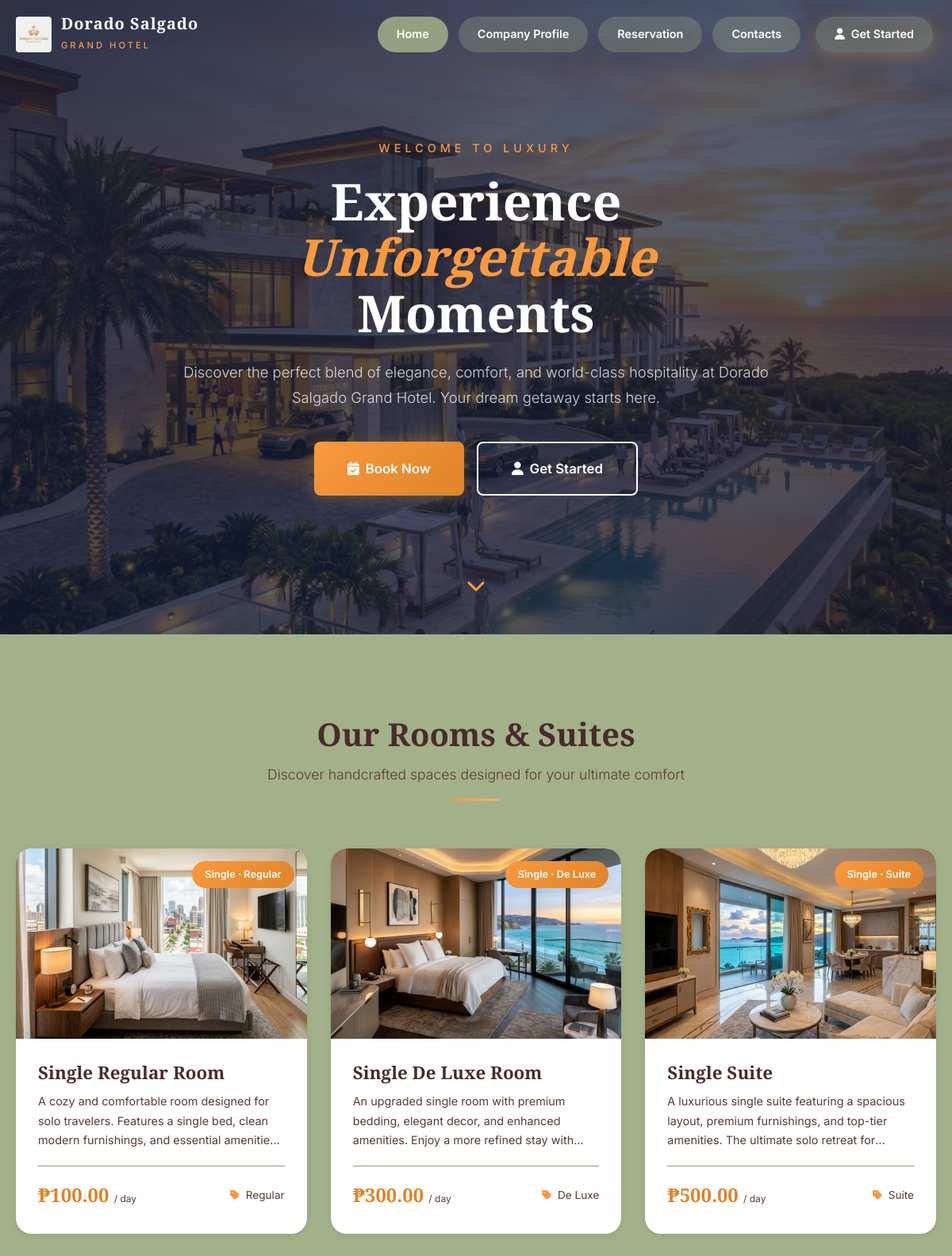
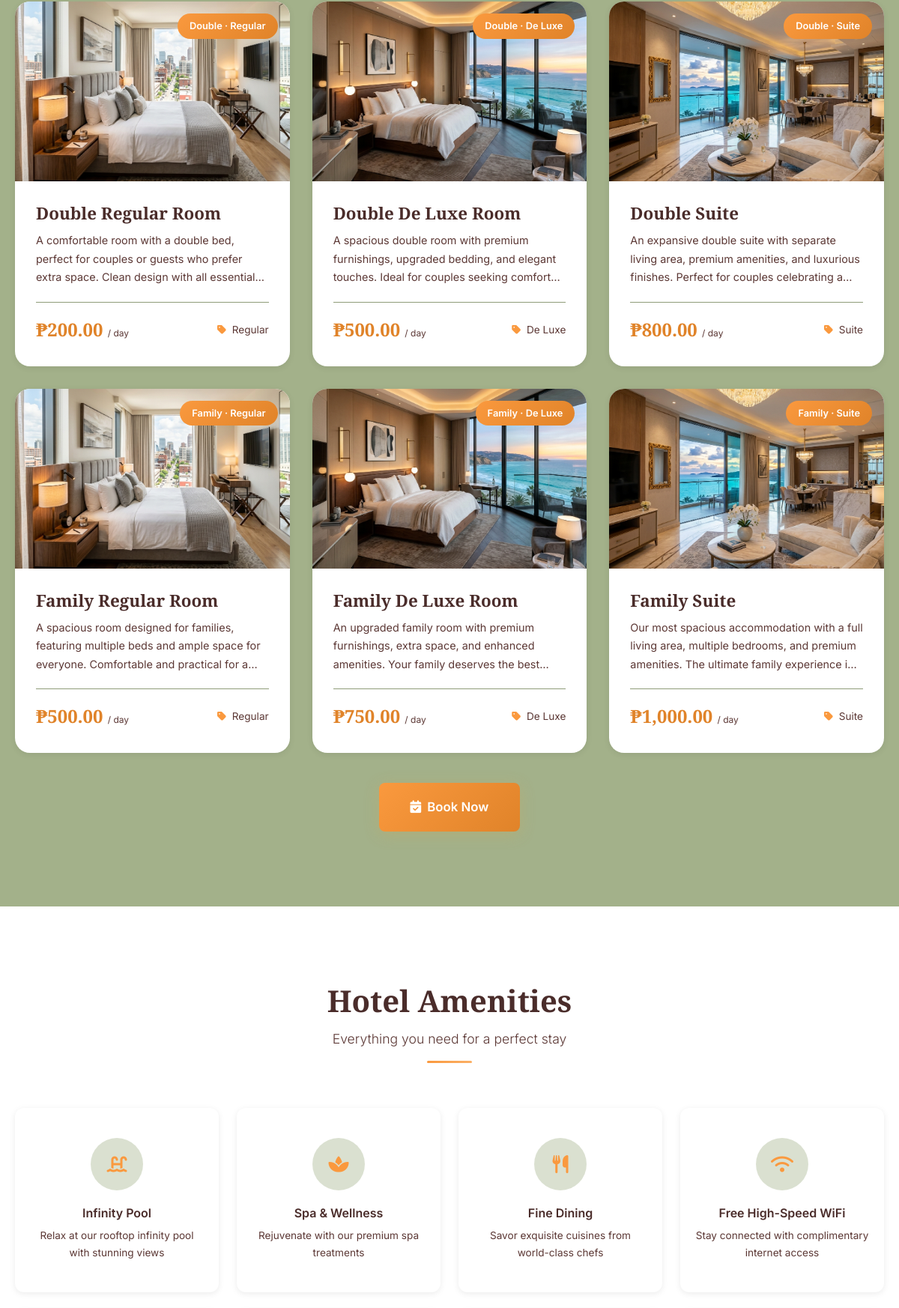
The page / (upper part) on the database its author committed (2 pictures, top to bottom).
### tables this page shows
CREATE TABLE rooms (
    id INT AUTO_INCREMENT PRIMARY KEY,
    name VARCHAR(100) NOT NULL,
    capacity_type ENUM('Single','Double','Family') NOT NULL,
    room_type ENUM('Regular','De Luxe','Suite') NOT NULL,
    description TEXT,
    price DECIMAL(10,2) NOT NULL,
    image VARCHAR(255),
    amenities TEXT,
    created_at TIMESTAMP DEFAULT CURRENT_TIMESTAMP
);

### includes/functions.php (called while the page is built, shortened)
<?php
require_once __DIR__ . '/../config/database.php';
function getAllRooms() {
    global $pdo;
    $stmt = $pdo->query("SELECT * FROM rooms ORDER BY FIELD(capacity_type,'Single','Double','Family'), FIELD(room_type,'Regular','De Luxe','Suite')");
    return $stmt->fetchAll(PDO::FETCH_ASSOC);
}
function isGuestLoggedIn() {
    return isset($_SESSION['guest_id']);
}
?>

### index.php (the view, shortened to what this page needs)
<?php
require_once 'includes/functions.php';
$rooms = getAllRooms();
include 'includes/header.php';
?>
<section class="hero">
    <div class="hero-bg" style="background-image: url('assets/images/hero.png');"></div>
    <div class="hero-content">
        <p class="tagline">Welcome to Luxury</p>
        <h2>Experience <span>Unforgettable</span> Moments</h2>
        <p>Discover the perfect blend of elegance, comfort, and world-class hospitality at Dorado Salgado Grand Hotel. Your dream getaway starts here.</p>
        <div class="hero-buttons">
            <a href="reservation.php" class="btn btn-primary btn-lg"><i class="fas fa-calendar-check"></i> Book Now</a>
            <?php if (!isGuestLoggedIn()): ?>
                <a href="login.php" class="btn btn-secondary btn-lg"><i class="fas fa-user"></i> Get Started</a>
            <?php else: ?>
                <a href="my-bookings.php" class="btn btn-secondary btn-lg"><i class="fas fa-calendar-alt"></i> My Bookings</a>
            <?php endif; ?>
        </div>
    </div>
    <div class="hero-scroll"><a href="#rooms"><i class="fas fa-chevron-down"></i></a></div>
</section>
<section class="section" id="rooms">
    <div class="container">
        <div class="section-header">
            <h2>Our Rooms & Suites</h2>
            <p class="subtitle">Discover handcrafted spaces designed for your ultimate comfort</p>
            <div class="gold-line"></div>
        </div>
        <div class="rooms-grid">
            <?php foreach ($rooms as $room): ?>
            <div class="room-card fade-in-up">
                <div class="room-image">
                    <img src="<?php echo htmlspecialchars($room['image']); ?>" alt="<?php echo htmlspecialchars($room['name']); ?>">
                    <span class="room-badge"><?php echo htmlspecialchars($room['capacity_type']); ?> · <?php echo htmlspecialchars($room['room_type']); ?></span>
                </div>
                <div class="room-details">
                    <h3><?php echo htmlspecialchars($room['name']); ?></h3>
                    <p><?php echo htmlspecialchars($room['description']); ?></p>
                    <div class="room-meta">
                        <div class="room-price">₱<?php echo number_format($room['price'], 2); ?> <small>/ day</small></div>
                        <div class="room-capacity"><i class="fas fa-tag"></i> <?php echo htmlspecialchars($room['room_type']); ?></div>
                    </div>
                </div>
            </div>
            <?php endforeach; ?>
        </div>
        <div style="text-align:center; margin-top:40px;">
            <a href="reservation.php" class="btn btn-primary btn-lg"><i class="fas fa-calendar-check"></i> Book Now</a>
        </div>
    </div>
</section>
<section class="section" style="background: var(--white);">
    <div class="container">
        <div class="section-header">
            <h2>Hotel Amenities</h2>
            <p class="subtitle">Everything you need for a perfect stay</p>
            <div class="gold-line"></div>
        </div>
        <div class="amenities-grid">
            <div class="amenity-card">
                <div class="amenity-icon"><i class="fas fa-swimming-pool"></i></div>
                <h4>Infinity Pool</h4>
                <p>Relax at our rooftop infinity pool with stunning views</p>
            </div>
            <div class="amenity-card">
                <div class="amenity-icon"><i class="fas fa-spa"></i></div>
                <h4>Spa & Wellness</h4>
                <p>Rejuvenate with our premium spa treatments</p>
            </div>
            <div class="amenity-card">
                <div class="amenity-icon"><i class="fas fa-utensils"></i></div>
                <h4>Fine Dining</h4>
                <p>Savor exquisite cuisines from world-class chefs</p>
            </div>
            <div class="amenity-card">
                <div class="amenity-icon"><i class="fas fa-wifi"></i></div>
                <h4>Free High-Speed WiFi</h4>
                <p>Stay connected with complimentary internet access</p>
            </div>
        </div>
    </div>
</section>
<?php include 'includes/footer.php'; ?>

### styles/style.css (style rules this page uses)
:root { --navy: #4a2c2a; --navy-light: #5c3835; --navy-dark: #38201f; --gold: #fa993e; --gold-light: #fbb066; --gold-dark: #e08329; --cream: #a3b18a; --cream-dark: #8f9c79; --sage-green: #a3b18a; --charcoal: #4a2c2a; --charcoal-light: #5c3835; --white: #ffffff; --text-dark: #4a2c2a; --text-muted: #5c3835; --text-light: #e0e0e0; --success: #2ecc71; --warning: #f39c12; --danger: #e74c3c; --info: #3498db; --font-body: "Inter", sans-serif; --font-heading: "Playfair Display", Georgia, serif; --shadow-sm: 0 2px 8px rgba(0, 0, 0, 0.08); --shadow-md: 0 4px 20px rgba(0, 0, 0, 0.12); --shadow-lg: 0 8px 40px rgba(0, 0, 0, 0.16); --shadow-xl: 0 12px 60px rgba(0, 0, 0, 0.2); --shadow-gold: 0 4px 20px rgba(212, 168, 84, 0.3); --radius-sm: 8px; --radius-md: 12px; --radius-lg: 20px; --transition: all 0.3s cubic-bezier(0.4, 0, 0.2, 1); }
*, *::before, *::after { margin: 0; padding: 0; box-sizing: border-box; }
html { scroll-behavior: smooth; }
body { font-family: var(--font-body); color: var(--text-dark); background: var(--cream); line-height: 1.7; overflow-x: hidden; -webkit-font-smoothing: antialiased; }
a { text-decoration: none; color: inherit; transition: var(--transition); }
img { max-width: 100%; height: auto; display: block; }
h1, h2, h3, h4, h5, h6 { font-family: var(--font-heading); line-height: 1.3; font-weight: 600; }
.container { max-width: 1200px; margin: 0 auto; padding: 0 20px; }
.section { padding: 100px 0; }
.section-header { text-align: center; margin-bottom: 60px; }
.section-header h2 { font-size: 2.5rem; color: var(--navy); margin-bottom: 10px; }
.section-header .subtitle { font-size: 1.1rem; color: var(--text-muted); font-weight: 300; }
.section-header .gold-line { width: 60px; height: 3px; background: linear-gradient(90deg, var(--gold), var(--gold-light)); margin: 15px auto 0; border-radius: 2px; }
.btn { display: inline-flex; align-items: center; gap: 8px; padding: 14px 32px; border-radius: var(--radius-sm); font-family: var(--font-body); font-weight: 600; font-size: 0.95rem; cursor: pointer; border: none; transition: var(--transition); }
.btn-primary { background: linear-gradient(135deg, var(--gold), var(--gold-dark)); color: var(--white); box-shadow: var(--shadow-gold); }
.btn-secondary { background: transparent; color: var(--white); border: 2px solid var(--white); }
.btn-lg { padding: 18px 42px; font-size: 1.05rem; }

### rows shown on the page
rooms: image (picture), capacity_type "Single", room_type "Regular", name "Single Regular Room", description "A cozy and comfortable room designed for solo travelers. Features a single bed, clean modern furnishings, and essential…", price "100.00"
rooms: image (picture), capacity_type "Single", room_type "De Luxe", name "Single De Luxe Room", description "An upgraded single room with premium bedding, elegant decor, and enhanced amenities. Enjoy a more refined stay…", price "300.00"
rooms: image (picture), capacity_type "Single", room_type "Suite", name "Single Suite", description "A luxurious single suite featuring a spacious layout, premium furnishings, and top-tier amenities. The ultimate solo retreat…", price "500.00"
rooms: image (picture), capacity_type "Double", room_type "Regular", name "Double Regular Room", description "A comfortable room with a double bed, perfect for couples or guests who prefer extra space. Clean design with all…", price "200.00"
rooms: image (picture), capacity_type "Double", room_type "De Luxe", name "Double De Luxe Room", description "A spacious double room with premium furnishings, upgraded bedding, and elegant touches. Ideal for couples seeking…", price "500.00"
rooms: image (picture), capacity_type "Double", room_type "Suite", name "Double Suite", description "An expansive double suite with separate living area, premium amenities, and luxurious finishes. Perfect for couples celebrating…", price "800.00"
rooms: image (picture), capacity_type "Family", room_type "Regular", name "Family Regular Room", description "A spacious room designed for families, featuring multiple beds and ample space for everyone. Comfortable and practical for…", price "500.00"
rooms: image (picture), capacity_type "Family", room_type "De Luxe", name "Family De Luxe Room", description "An upgraded family room with premium furnishings, extra space, and enhanced amenities. Your family deserves the…", price "750.00"
rooms: image (picture), capacity_type "Family", room_type "Suite", name "Family Suite", description "Our most spacious accommodation with a full living area, multiple bedrooms, and premium amenities. The ultimate family experience…", price "1,000.00"
